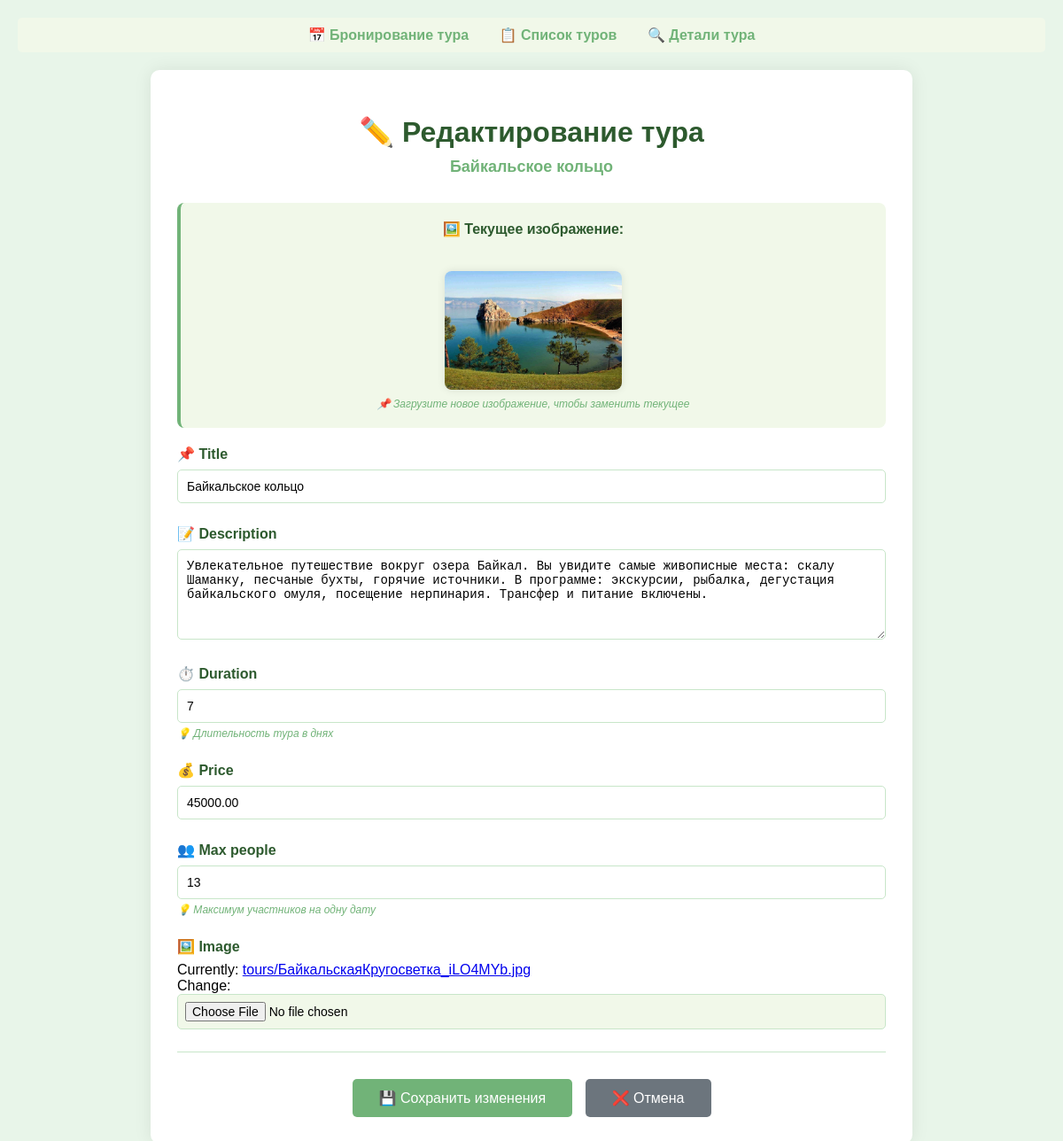
The page /tour/1/edit/ on the database as committed earlier.
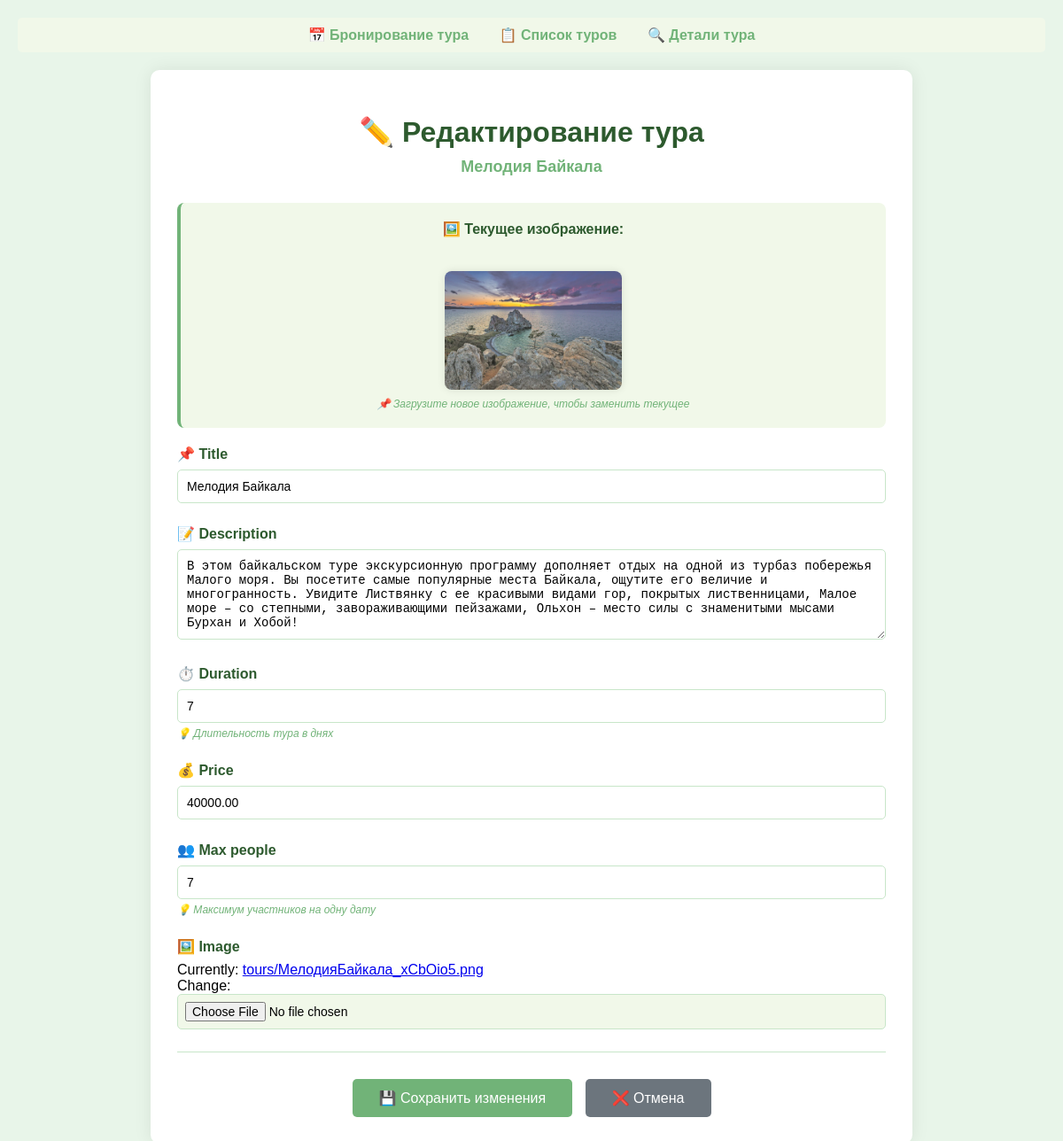
The same page on the database as committed later.
### booking/models.py (models this page shows, shortened)
class Tour(models.Model):
    objects = models.Manager()
    title = models.CharField(max_length=200)
    description = models.TextField()
    duration = models.IntegerField(
        help_text="Длительность тура в днях"
    )
    price = models.DecimalField(
        max_digits=10,
        decimal_places=2
    )
    max_people = models.IntegerField(
        help_text="Максимум участников на одну дату"
    )
    removed = models.BooleanField(default=False)
    image = models.ImageField(
        upload_to="tours/",
        default="tours/default.jpg"
    )

### booking/views.py (the view)
# urls.py: path('tour/<int:pk>/edit/', views.tour_edit_view, name='tour_edit'),
def tour_edit_view(request, pk):
    tour = get_object_or_404(Tour, pk=pk)
    if request.method == "POST":
        form = TourForm(request.POST, request.FILES, instance=tour)
        if form.is_valid():
            form.save()
            return redirect('tour_detail', pk=tour.pk)
    else:
        form = TourForm(instance=tour)
    return render(
        request,
        "booking/tour_edit.html",
        {
            "form": form,
            "tour": tour
        }
    )

### booking/forms.py
class TourForm(forms.ModelForm):
    class Meta:
        model = Tour
        fields = [
            'title',
            'description',
            'duration',
            'price',
            'max_people',
            'image'
        ]
        widgets = {
            'description': forms.Textarea(
                attrs={
                    'rows': 5,
                    'cols': 40
                }
            ),
            'duration': forms.NumberInput(
                attrs={
                    'min': 1
                }
            ),
            'price': forms.NumberInput(
                attrs={
                    'step': 0.01,
                    'min': 0
                }
            ),
            'max_people': forms.NumberInput(
                attrs={
                    'min': 1
                }
            ),
        }

### templates/booking/tour_edit.html (shortened to what this page needs)
<!DOCTYPE html>
<html>
<head>
{% load static %}
</head>
<body>
<div class="nav">
    <a href="{% url 'booking' %}">📅 Бронирование тура</a>
    <a href="{% url 'tour_list' %}">📋 Список туров</a>
    <a href="{% url 'tour_detail' tour.id %}">🔍 Детали тура</a>
</div>
<div class="container">
<h1>✏️ Редактирование тура</h1>
<h2>{{ tour.title }}</h2>
{% if tour.image %}
<div class="current-image">
    <strong>🖼️ Текущее изображение:</strong><br>
    <img src="{{ tour.image.url }}" alt="{{ tour.title }}">
    <div class="help-text">📌 Загрузите новое изображение, чтобы заменить текущее</div>
</div>
{% else %}
<div class="current-image">
    <strong>🖼️ Изображение отсутствует</strong>
    <div class="help-text">📌 Загрузите изображение для тура</div>
</div>
{% endif %}
<form method="post" enctype="multipart/form-data">
    {% for field in form %}
    <div class="form-group">
        <label for="{{ field.id_for_label }}">
            {% if field.label == "Title" %}
                📌 {{ field.label }}
            {% elif field.label == "Description" %}
                📝 {{ field.label }}
            {% elif field.label == "Duration" %}
                ⏱️ {{ field.label }}
            {% elif field.label == "Price" %}
                💰 {{ field.label }}
            {% elif field.label == "Max people" %}
                👥 {{ field.label }}
            {% elif field.label == "Image" %}
                🖼️ {{ field.label }}
            {% else %}
                {{ field.label }}
            {% endif %}
        </label>
        {{ field }}
        {% if field.help_text %}
            <div class="help-text">💡 {{ field.help_text }}</div>
        {% endif %}
    </div>
    {% endfor %}
    <hr>
    <div class="buttons">
        <button type="submit" class="btn-save">💾 Сохранить изменения</button>
        <a href="{% url 'tour_detail' tour.id %}" class="btn-cancel">❌ Отмена</a>
    </div>
</form>
</div>
</body>
</html>

Rows that differ between the two databases and show on the page:
changed Tour: title "Байкальское кольцо" → "Мелодия Байкала"; image: a different picture; description "Увлекательное путешествие вокруг озера Байкал. Вы увидите самые живописные места: скалу Шаманку, песчаные бухты, горячие источники. В программе: экскурсии, рыбалка, дегустация байкальского омуля, посещение нерпинария. Трансфер и питание включены." → "В этом байкальском туре экскурсионную программу дополняет отдых на одной из турбаз побережья Малого моря. Вы посетите самые популярные места Байкала, ощутите его величие и многогранность. Увидите Листвянку с ее красивыми видами гор, покрытых лиственницами, Малое море – со степными, завораживающими пейзажами, Ольхон – место силы с знаменитыми мысами Бурхан и Хобой!"; price "45000.00" → "40000.00"; max_people "13" → "7"
Other text that changed with them:
text no longer shown: "Currently: tours/БайкальскаяКругосветка_iLO4MYb.jpg Change:"
text now shown: "Currently: tours/МелодияБайкала_xCbOio5.png Change:"
